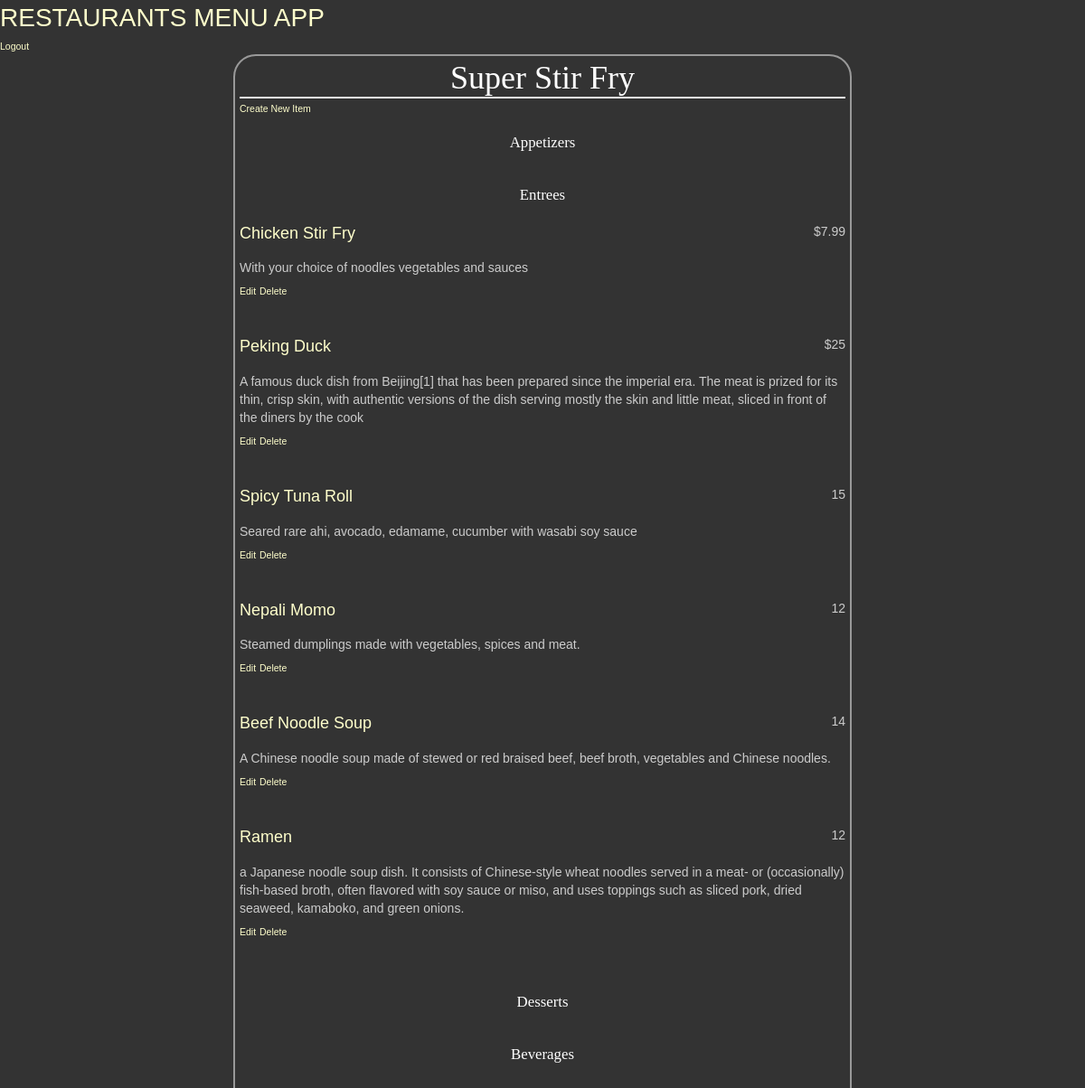
The app's page /restaurant/2/menu/ with its own data.
### database_setup.py (models this page shows, shortened)
class Restaurant(Base):
    __tablename__ = 'restaurant'
    name = Column(String(80), nullable=False)
    id = Column(Integer, primary_key=True)
    user_id = Column(Integer, ForeignKey('user.id'))
    user = relationship(User)

class MenuItem(Base):
    __tablename__ = 'menu_item'
    name = Column(String(80), nullable=False)
    id = Column(Integer, primary_key=True)
    course = Column(String(250))
    description = Column(String(250))
    price = Column(String(8))
    restaurant_id = Column(Integer, ForeignKey('restaurant.id'))
    restaurant = relationship(Restaurant)
    user_id = Column(Integer, ForeignKey('user.id'))
    user = relationship(User)

### finalproject.py (the view)
@app.route('/restaurant/<int:restaurant_id>/')
@app.route('/restaurant/<int:restaurant_id>/menu/')
def showMenu(restaurant_id):
    restaurant = session.query(Restaurant).filter_by(id=restaurant_id).one()
    creator = getUserInfo(restaurant.user_id)
    items = session.query(MenuItem).filter_by(restaurant_id=restaurant_id).all()
    return render_template('menu.html', restaurant=restaurant, items=items, creator=creator)

### finalproject.py (called while the page is built)
def getUserInfo(user_id):
    user = session.query(User).filter_by(id=user_id).one()
    return user

### templates/menu.html (shortened to what this page needs)
{% extends "main.html" %}
{% block content %}
    <div class="pane">
      <h1 class="header">{{ restaurant.name }}</h1>
      <a href="{{ url_for('newMenuItem', restaurant_id=restaurant.id) }}">Create New Item</a>
      <h2 class="header">Appetizers</h2>
      <h2 class="header">Entrees</h2>
      {% for i in items %}
        {% if i.course.lower() == "entree" %}
      <div class="name_price">
        <p class="name">{{i.name}}</p>
        <p class="price">{{i.price}}</p>
      </div>
      <p class="description">{{i.description}}</p>
      <div class="edit_delete">
        <a href="{{ url_for('editMenuItem', restaurant_id=restaurant.id, menu_id=i.id) }}">Edit</a>
        <a href="{{ url_for('deleteMenuItem', restaurant_id=restaurant.id, menu_id=i.id) }}">Delete</a>
      </div>
        {% endif %}
      {% endfor %}
      <h2 class="header">Desserts</h2>
      <h2 class="header">Beverages</h2>
    </div>
{% endblock %}

### templates/main.html (shortened to what this page needs)
<!DOCTYPE html>
<html lang="en">
	<head>
		<link rel="stylesheet" href="//netdna.bootstrapcdn.com/bootstrap/3.1.1/css/bootstrap.min.css">
		<link rel="stylesheet" type="text/css" href="{{ url_for('static', filename='main_style.css') }}">
	</head>
	<body>
		<a class="app_title" href="{{url_for('showRestaurants')}}">RESTAURANTS MENU APP</a>
		<br>
		{% if username == 'USER_NOT_LOGGED_IN' %}
			<a class="button" href="{{url_for('showLogin')}}">Login</a>
    {% else %}
			<a class="button" href="{{url_for('disconnect')}}">Logout</a>
    {% endif %}
		<div class="container">
			{% block content %}
			{% endblock %}
		</div>
	</body>
</html>

### static/main_style.css (style rules this page uses)
body { font-family: sans-serif; background-color: #333333; }
h1, h2, h3, h4 { color: #FFFFFF; }
h1, h2 { font-family: 'Georgia'; serif; margin: 0; }
h1 { border-bottom: 2px solid #eee; }
h2 { font-size: 1.2em; }
p, dd, dt { color: #CCCCCC; margin: 0; }
a { text-decoration: none; color:#FFFFCC; font-size: .75em; }
.app_title { text-align: center; font-size: 2em; }
.pane { position: relative; width: 60%; border: 2px solid; border-radius: 25px; padding: 5px 5px 15px 5px; margin: 0 auto; border-color: #999999; background-color: #333333; }
.header { left:50%; text-align: center; }
.name { margin: 0; font-size: 18px; width:50%; display: inline-block; float: left; color: #FFFFCC; }
.description { width: 100%; float: left; font-color: #CCCCCC; margin: 15px 0 5px 0; }
.price { text-align: right; width:50%; float: right; }
.edit_delete { display: inline; margin-bottom: 20px; }
.name_price { display: inline; }

### records on screen
Restaurant: name "Super Stir Fry"
MenuItem: name "Chicken Stir Fry", price "$7.99", description "With your choice of noodles vegetables and sauces"
MenuItem: name "Peking Duck", price "$25", description "A famous duck dish from Beijing[1] that has been prepared since the imperial era. The meat is prized for its thin, crisp skin, with authentic versions of the dish serving mostly the skin and little meat, sliced in front of the diners by the cook"
MenuItem: name "Spicy Tuna Roll", price "15", description "Seared rare ahi, avocado, edamame, cucumber with wasabi soy sauce"
MenuItem: name "Nepali Momo", price "12", description "Steamed dumplings made with vegetables, spices and meat."
MenuItem: name "Beef Noodle Soup", price "14", description "A Chinese noodle soup made of stewed or red braised beef, beef broth, vegetables and Chinese noodles."
MenuItem: name "Ramen", price "12", description "a Japanese noodle soup dish. It consists of Chinese-style wheat noodles served in a meat- or (occasionally) fish-based broth, often flavored with soy sauce or miso, and uses toppings such as sliced pork, dried seaweed, kamaboko, and green onions."
